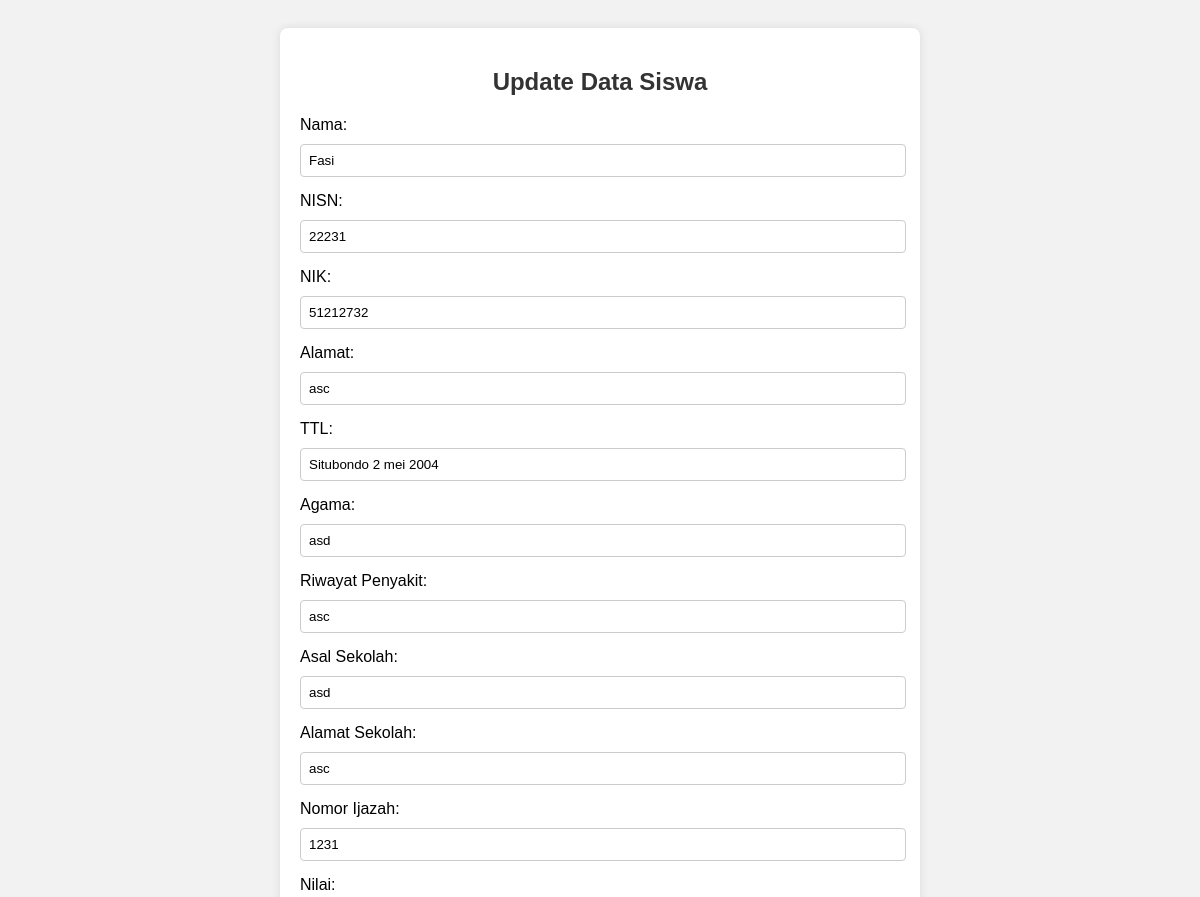
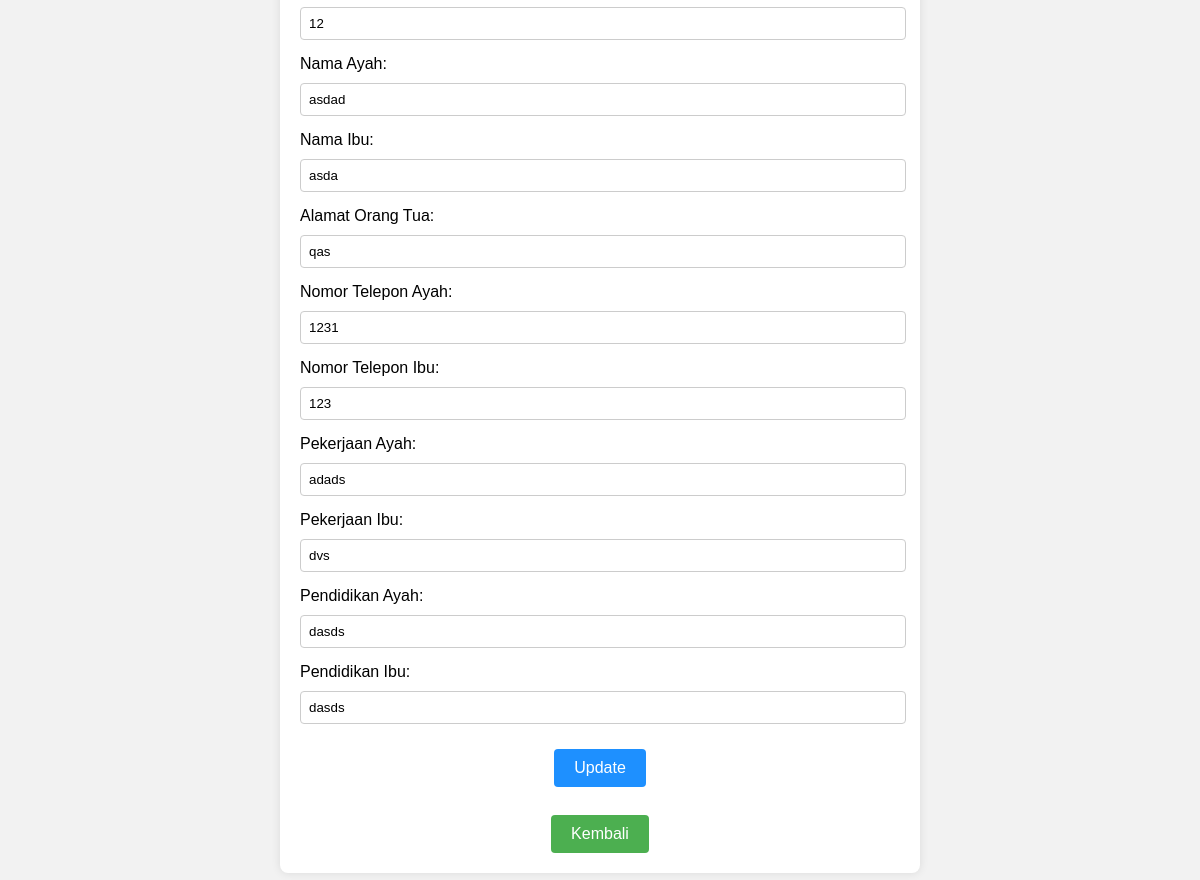
/UAS_V1/update_siswa.php?id=1, run on the app's committed database (2 pictures, top to bottom).
### tables this page shows
CREATE TABLE `siswa` (
  `id` int(11) NOT NULL,
  `nama` varchar(100) NOT NULL,
  `nisn` varchar(20) NOT NULL,
  `nik` varchar(20) NOT NULL,
  `alamat` text NOT NULL,
  `ttl` varchar(100) NOT NULL,
  `agama` varchar(50) NOT NULL,
  `riwayat_penyakit` text NOT NULL,
  `asal_sekolah` varchar(100) NOT NULL,
  `alamat_sekolah` text NOT NULL,
  `no_ijazah` varchar(50) NOT NULL,
  `nilai` varchar(20) NOT NULL,
  `nama_ayah` varchar(100) NOT NULL,
  `nama_ibu` varchar(100) NOT NULL,
  `alamat_ortu` text NOT NULL,
  `no_tlp_ayah` varchar(20) NOT NULL,
  `no_tlp_ibu` varchar(20) NOT NULL,
  `pekerjaan_ayah` varchar(100) NOT NULL,
  `pekerjaan_ibu` varchar(100) NOT NULL,
  `pendidikan_ayah` varchar(50) NOT NULL,
  `pendidikan_ibu` varchar(50) NOT NULL
);

### UAS_V1/update_siswa.php (the view, shortened to what this page needs)
<!DOCTYPE html>
<html lang="en">
<head>
</head>
<body>
    <div class="container">
        <h2>Update Data Siswa</h2>
        <?php
        if (isset($_GET['id'])) {
            $siswa_id = $_GET['id'];
            $servername = "localhost";
            $username = "root";
            $password = "";
            $dbname = "simds";
            $conn = new mysqli($servername, $username, $password, $dbname);
            $sql = "SELECT * FROM siswa WHERE id = $siswa_id";
            $result = $conn->query($sql);
            if ($result->num_rows > 0) {
                $row = $result->fetch_assoc();
                echo "<form method='post' action='proses_update_siswa.php'>
                        <input type='hidden' name='siswa_id' value='{$row['id']}'>
                        <label>Nama:</label>
                        <input type='text' name='nama' value='{$row['nama']}' required><br>
                        <label>NISN:</label>
                        <input type='text' name='nisn' value='{$row['nisn']}' required><br>
                        <label>NIK:</label>
                        <input type='text' name='nik' value='{$row['nik']}' required><br>
                        <label>Alamat:</label>
                        <input type='text' name='alamat' value='{$row['alamat']}' required><br>
                        <label>TTL:</label>
                        <input type='text' name='ttl' value='{$row['ttl']}' required><br>
                        <label>Agama:</label>
                        <input type='text' name='agama' value='{$row['agama']}' required><br>
                        <label>Riwayat Penyakit:</label>
                        <input type='text' name='riwayat_penyakit' value='{$row['riwayat_penyakit']}'><br>
                        <label>Asal Sekolah:</label>
                        <input type='text' name='asal_sekolah' value='{$row['asal_sekolah']}' required><br>
                        <label>Alamat Sekolah:</label>
                        <input type='text' name='alamat_sekolah' value='{$row['alamat_sekolah']}'><br>
                        <label>Nomor Ijazah:</label>
                        <input type='text' name='no_ijazah' value='{$row['no_ijazah']}'><br>
                        <label>Nilai:</label>
                        <input type='text' name='nilai' value='{$row['nilai']}'><br>
                        <label>Nama Ayah:</label>
                        <input type='text' name='nama_ayah' value='{$row['nama_ayah']}'><br>
                        <label>Nama Ibu:</label>
                        <input type='text' name='nama_ibu' value='{$row['nama_ibu']}'><br>
                        <label>Alamat Orang Tua:</label>
                        <input type='text' name='alamat_ortu' value='{$row['alamat_ortu']}'><br>
                        <label>Nomor Telepon Ayah:</label>
                        <input type='text' name='no_tlp_ayah' value='{$row['no_tlp_ayah']}'><br>
                        <label>Nomor Telepon Ibu:</label>
                        <input type='text' name='no_tlp_ibu' value='{$row['no_tlp_ibu']}'><br>
                        <label>Pekerjaan Ayah:</label>
                        <input type='text' name='pekerjaan_ayah' value='{$row['pekerjaan_ayah']}'><br>
                        <label>Pekerjaan Ibu:</label>
                        <input type='text' name='pekerjaan_ibu' value='{$row['pekerjaan_ibu']}'><br>
                        <label>Pendidikan Ayah:</label>
                        <input type='text' name='pendidikan_ayah' value='{$row['pendidikan_ayah']}'><br>
                        <label>Pendidikan Ibu:</label>
                        <input type='text' name='pendidikan_ibu' value='{$row['pendidikan_ibu']}'><br>
                        <input type='submit' value='Update'>
                      </form>";
            } else {
                echo "Data siswa tidak ditemukan.";
            }
        } else {
            echo "ID siswa tidak tersedia.";
        }
        ?>
        <br>
        <button class="back-button" onclick="window.location.href = 'dataS.php';">Kembali</button>
    </div>
</body>
</html>

### UAS_V1/update_siswa.php (style rules this page uses)
body { font-family: Arial, sans-serif; background-color: #f2f2f2; padding: 20px; }
.container { max-width: 600px; margin: 0 auto; background-color: #fff; padding: 20px; border-radius: 8px; box-shadow: 0 0 10px rgba(0, 0, 0, 0.1); }
h2 { text-align: center; color: #333; }
label { display: block; margin-bottom: 10px; }
input[type="text"], input[type="number"] { width: calc(100% - 12px); padding: 8px; margin-bottom: 15px; border: 1px solid #ccc; border-radius: 4px; }
input[type="submit"] { background-color: #1e90ff; color: white; border: none; border-radius: 4px; padding: 10px 20px; cursor: pointer; font-size: 16px; transition: background-color 0.3s ease; margin-top: 10px; display: block; margin-left: auto; margin-right: auto; }
.back-button { background-color: #4CAF50; color: #fff; border: none; border-radius: 4px; padding: 10px 20px; cursor: pointer; font-size: 16px; transition: background-color 0.3s ease; display: block; margin-left: auto; margin-right: auto; text-align: center; margin-top: 10px; }

### data on the page
siswa: nama "Fasi", nisn "22231", nik "51212732", alamat "asc", ttl "Situbondo 2 mei 2004", agama "asd", riwayat_penyakit "asc", asal_sekolah "asd", alamat_sekolah "asc", no_ijazah "1231", nilai "12", nama_ayah "asdad", nama_ibu "asda", alamat_ortu "qas", no_tlp_ayah "1231", no_tlp_ibu "123", pekerjaan_ayah "adads", pekerjaan_ibu "dvs", pendidikan_ayah "dasds", pendidikan_ibu "dasds"
